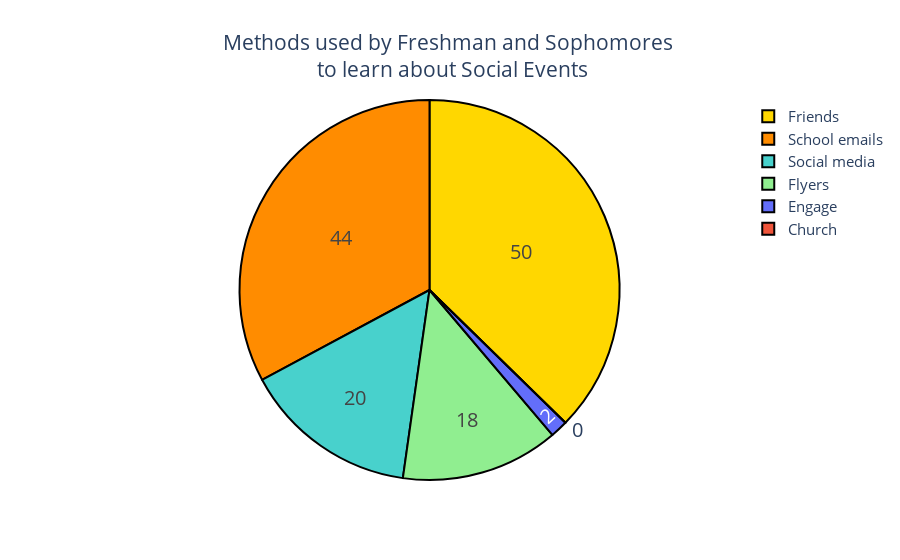

The code cell stored with this chart in its notebook:
### Code cell
#source: https://plotly.com/python/pie-charts/

import plotly.graph_objects as go
colors = ['gold', 'mediumturquoise', 'darkorange', 'lightgreen']

fig = go.Figure(data=[go.Pie(labels=['Friends', 'Social media','School emails', 'Flyers','Engage','Church'],
                             values=[50, 20, 44, 18,2,0])])
fig.update_traces(hoverinfo='label+percent', textinfo='value', textfont_size=20,
                  marker=dict(colors=colors, line=dict(color='#000000', width=2)))
# fig.update_layout(title_text= "Methods used by Freshman and Sophomores <br>to learn about social events<br>", font_size=15) 
fig.update_layout(
    title={
        'text': "Methods used by Freshman and Sophomores <br> to learn about Social Events<br>",
        'x': 0.5, 
        'xanchor': 'center' 
    },
    font_size=15
)


fig.show()
pio.write_image(fig, 'methods_underclassmen.png', width=700, height=775)

### Figure 1 — Plotly figure (JSON) as saved in the notebook; plotly's stock layout.template omitted (floating-point values rounded to 4 significant figures)
{"data": [{"hoverinfo": "label+percent", "labels": ["Friends", "Social media", "School emails", "Flyers", "Engage", "Church"], "marker": {"colors": ["gold", "mediumturquoise", "darkorange", "lightgreen"], "line": {"color": "#000000", "width": 2}}, "textfont": {"size": 20}, "textinfo": "value", "type": "pie", "values": [50, 20, 44, 18, 2, 0]}], "layout": {"autosize": true, "font": {"size": 15}, "title": {"text": "Methods used by Freshman and Sophomores <br> to learn about Social Events<br>", "x": 0.5, "xanchor": "center"}}}
